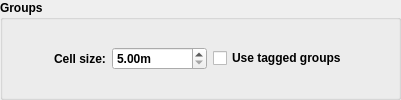
         <widget class="QGroupBox" name="groupBox_4">
          <property name="font">
           <font>
            <weight>75</weight>
            <bold>true</bold>
           </font>
          </property>
          <property name="title">
           <string>Groups</string>
          </property>
          <layout class="QHBoxLayout" name="horizontalLayout_5">
           <item>
            <spacer name="horizontalSpacer_11">
             <property name="orientation">
              <enum>Qt::Horizontal</enum>
             </property>
             <property name="sizeHint" stdset="0">
              <size>
               <width>40</width>
               <height>20</height>
              </size>
             </property>
            </spacer>
           </item>
           <item>
            <widget class="QLabel" name="label_18">
             <property name="text">
              <string>Cell size:</string>
             </property>
            </widget>
           </item>
           <item>
            <widget class="QDoubleSpinBox" name="dsb_group_cell_size">
             <property name="toolTip">
              <string>&lt;html&gt;&lt;head/&gt;&lt;body&gt;&lt;p align=&quot;center&quot;&gt;&lt;span style=&quot; font-weight:600; text-decoration: underline;&quot;&gt;Cell Size&lt;/span&gt;&lt;/p&gt;&lt;p&gt;Terrain groups are just groups of terrain nodes, with only a copy of each of its used models inside, with any number of instances as well. An estimated minimum size of what a terrain group's bounding box size should be. Increasing or decreasing this value will give you less or more terrain groups respectively. &lt;/p&gt;&lt;p&gt;Higher group sizes will give you less groups to load and check against, but will cause bigger memory constraints or loading times when groups are loaded in. Smaller group sizes will give you more groups to load and check against, but will handle streaming more gracefully.&lt;/p&gt;&lt;p&gt;&lt;span style=&quot; font-weight:600;&quot;&gt;Recommended values are around 50m-150m&lt;/span&gt; depending on the stage's terrain density.&lt;/p&gt;&lt;/body&gt;&lt;/html&gt;</string>
             </property>
             <property name="suffix">
              <string>m</string>
             </property>
             <property name="decimals">
              <number>2</number>
             </property>
             <property name="minimum">
              <double>5.000000000000000</double>
             </property>
             <property name="maximum">
              <double>100000.000000000000000</double>
             </property>
             <property name="singleStep">
              <double>5.000000000000000</double>
             </property>
            </widget>
           </item>
           <item>
            <widget class="QCheckBox" name="chk_model_groups">
             <property name="toolTip">
              <string>&lt;html&gt;&lt;head/&gt;&lt;body&gt;&lt;p align=&quot;center&quot;&gt;&lt;span style=&quot; font-weight:600; text-decoration: underline;&quot;&gt;Use tagged groups&lt;/span&gt;&lt;/p&gt;&lt;p&gt;Controls whether to respect node groups in the source 3D model files that have the supported tag in their names. Custom terrain groups can be created this way to load and unload terrain manually with the object layout.&lt;/p&gt;&lt;p&gt;Leave checked if unsure.&lt;/p&gt;&lt;/body&gt;&lt;/html&gt;</string>
             </property>
             <property name="text">
              <string>Use tagged groups</string>
             </property>
            </widget>
           </item>
           <item>
            <spacer name="horizontalSpacer_21">
             <property name="orientation">
              <enum>Qt::Horizontal</enum>
             </property>
             <property name="sizeHint" stdset="0">
              <size>
               <width>40</width>
               <height>20</height>
              </size>
             </property>
            </spacer>
           </item>
          </layout>
         </widget>
